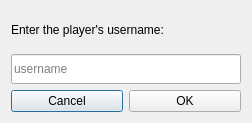
<?xml version="1.0" encoding="UTF-8"?>
<ui version="4.0">
 <class>PlayerSearchDialog</class>
 <widget class="QDialog" name="PlayerSearchDialog">
  <property name="geometry">
   <rect>
    <x>0</x>
    <y>0</y>
    <width>252</width>
    <height>123</height>
   </rect>
  </property>
  <property name="sizePolicy">
   <sizepolicy hsizetype="Fixed" vsizetype="Fixed">
    <horstretch>0</horstretch>
    <verstretch>0</verstretch>
   </sizepolicy>
  </property>
  <property name="minimumSize">
   <size>
    <width>252</width>
    <height>123</height>
   </size>
  </property>
  <property name="maximumSize">
   <size>
    <width>252</width>
    <height>123</height>
   </size>
  </property>
  <property name="windowTitle">
   <string>Add new player...</string>
  </property>
  <layout class="QVBoxLayout" name="verticalLayout_2">
   <item>
    <layout class="QVBoxLayout" name="verticalLayout">
     <item>
      <widget class="QLabel" name="label">
       <property name="text">
        <string>Enter the player's username:</string>
       </property>
      </widget>
     </item>
     <item>
      <widget class="QLineEdit" name="username">
       <property name="minimumSize">
        <size>
         <width>0</width>
         <height>30</height>
        </size>
       </property>
       <property name="placeholderText">
        <string>username</string>
       </property>
      </widget>
     </item>
    </layout>
   </item>
   <item>
    <layout class="QHBoxLayout" name="horizontalLayout">
     <item>
      <widget class="QPushButton" name="closeButton">
       <property name="text">
        <string>Cancel</string>
       </property>
      </widget>
     </item>
     <item>
      <widget class="QPushButton" name="addButton">
       <property name="text">
        <string>OK</string>
       </property>
      </widget>
     </item>
    </layout>
   </item>
  </layout>
 </widget>
 <resources/>
 <connections/>
</ui>
